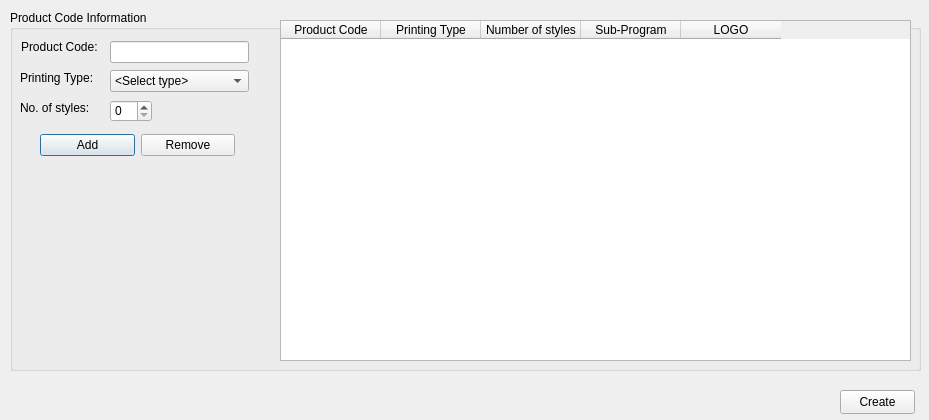
<?xml version="1.0" encoding="UTF-8"?>
<ui version="4.0">
 <class>D_NewPCFolder</class>
 <widget class="QDialog" name="D_NewPCFolder">
  <property name="geometry">
   <rect>
    <x>0</x>
    <y>0</y>
    <width>929</width>
    <height>420</height>
   </rect>
  </property>
  <property name="windowTitle">
   <string>New Product Code Folder</string>
  </property>
  <widget class="QGroupBox" name="groupBox_productCode">
   <property name="geometry">
    <rect>
     <x>10</x>
     <y>10</y>
     <width>911</width>
     <height>361</height>
    </rect>
   </property>
   <property name="title">
    <string>Product Code Information</string>
   </property>
   <widget class="QTableWidget" name="tableWidget_ProductCode">
    <property name="geometry">
     <rect>
      <x>270</x>
      <y>10</y>
      <width>631</width>
      <height>341</height>
     </rect>
    </property>
    <property name="verticalScrollMode">
     <enum>QAbstractItemView::ScrollPerPixel</enum>
    </property>
    <property name="horizontalScrollMode">
     <enum>QAbstractItemView::ScrollPerPixel</enum>
    </property>
    <column>
     <property name="text">
      <string>Product Code</string>
     </property>
     <property name="textAlignment">
      <set>AlignCenter</set>
     </property>
    </column>
    <column>
     <property name="text">
      <string>Printing Type</string>
     </property>
     <property name="textAlignment">
      <set>AlignCenter</set>
     </property>
    </column>
    <column>
     <property name="text">
      <string>Number of styles</string>
     </property>
     <property name="textAlignment">
      <set>AlignCenter</set>
     </property>
    </column>
    <column>
     <property name="text">
      <string>Sub-Program</string>
     </property>
     <property name="textAlignment">
      <set>AlignCenter</set>
     </property>
    </column>
    <column>
     <property name="text">
      <string>LOGO</string>
     </property>
     <property name="textAlignment">
      <set>AlignCenter</set>
     </property>
    </column>
   </widget>
   <widget class="QLabel" name="label_productCode">
    <property name="geometry">
     <rect>
      <x>11</x>
      <y>29</y>
      <width>91</width>
      <height>16</height>
     </rect>
    </property>
    <property name="text">
     <string>Product Code:</string>
    </property>
   </widget>
   <widget class="QLabel" name="label_printingType">
    <property name="geometry">
     <rect>
      <x>10</x>
      <y>60</y>
      <width>81</width>
      <height>16</height>
     </rect>
    </property>
    <property name="text">
     <string>Printing Type:</string>
    </property>
   </widget>
   <widget class="QWidget" name="layoutWidget">
    <property name="geometry">
     <rect>
      <x>30</x>
      <y>120</y>
      <width>195</width>
      <height>30</height>
     </rect>
    </property>
    <layout class="QHBoxLayout" name="horizontalLayout_2">
     <item>
      <widget class="QPushButton" name="pushButton_add">
       <property name="text">
        <string>Add</string>
       </property>
      </widget>
     </item>
     <item>
      <widget class="QPushButton" name="pushButton_remove">
       <property name="text">
        <string>Remove</string>
       </property>
      </widget>
     </item>
    </layout>
   </widget>
   <widget class="QWidget" name="layoutWidget">
    <property name="geometry">
     <rect>
      <x>100</x>
      <y>30</y>
      <width>139</width>
      <height>53</height>
     </rect>
    </property>
    <layout class="QVBoxLayout" name="verticalLayout_2">
     <item>
      <widget class="QLineEdit" name="lineEdit_productCode"/>
     </item>
     <item>
      <widget class="QComboBox" name="comboBox_printingType">
       <item>
        <property name="text">
         <string>&lt;Select type&gt;</string>
        </property>
       </item>
       <item>
        <property name="text">
         <string>Arc_Thermal</string>
        </property>
       </item>
       <item>
        <property name="text">
         <string>Digital</string>
        </property>
       </item>
       <item>
        <property name="text">
         <string>Offset</string>
        </property>
       </item>
       <item>
        <property name="text">
         <string>PFL</string>
        </property>
       </item>
       <item>
        <property name="text">
         <string>Woven</string>
        </property>
       </item>
      </widget>
     </item>
    </layout>
   </widget>
   <widget class="QLabel" name="label_numStyles">
    <property name="geometry">
     <rect>
      <x>10</x>
      <y>90</y>
      <width>81</width>
      <height>16</height>
     </rect>
    </property>
    <property name="text">
     <string>No. of styles:</string>
    </property>
   </widget>
   <widget class="QSpinBox" name="spinBox_numStyles">
    <property name="geometry">
     <rect>
      <x>100</x>
      <y>90</y>
      <width>42</width>
      <height>22</height>
     </rect>
    </property>
   </widget>
  </widget>
  <widget class="QPushButton" name="pushButton_create">
   <property name="geometry">
    <rect>
     <x>840</x>
     <y>390</y>
     <width>75</width>
     <height>24</height>
    </rect>
   </property>
   <property name="text">
    <string>Create</string>
   </property>
  </widget>
 </widget>
 <resources/>
 <connections/>
</ui>
